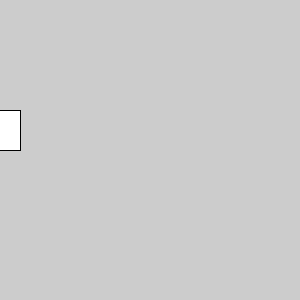
Frame 1 (no input)
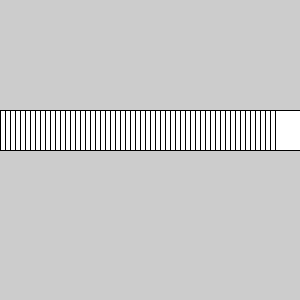
Frame 60 (the mouse pressed at the canvas centre just before this capture)
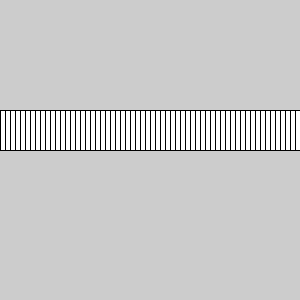
Frame 120 (the mouse held since frame 60 and released just before this capture)

The Processing sketch that drew these frames (run headless with seeded random() and noise(); from frame 60 on, the mouse is pressed at the canvas centre):

// Processing sketch: code4
// ── code4.pde
int x = 0;

void setup(){
  size(300,300);
}

void draw(){
  clear();
  translate(x,130);
  rect(-20,-20,40,40);
  x += 5;
}
